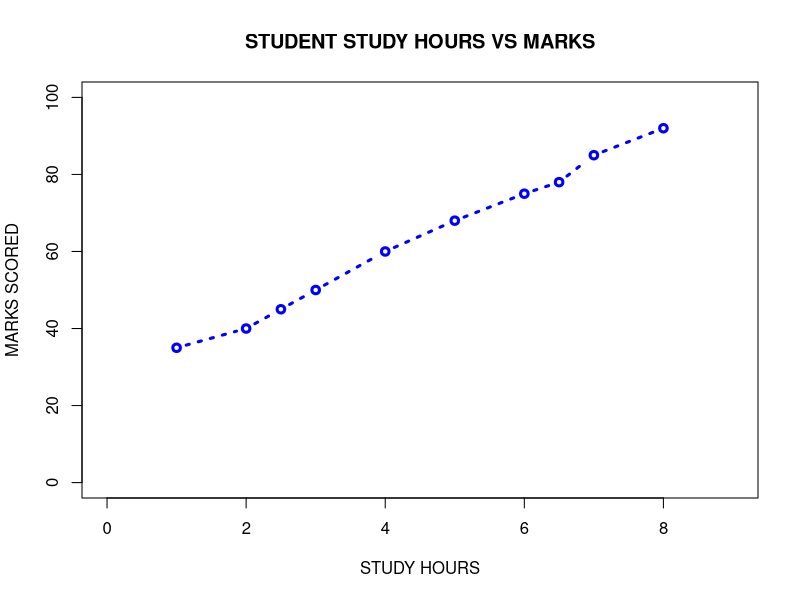

This chart was generated by the following R code: (Note: this script raises an error after producing the figure.)
study <- data.frame( 
  Student = paste("S",1:10,sep=" "),
  Study_Hours = c(1,2,2.5,3,4,5,6,6.5,7,8),
  Marks = c(35,40,45,50,60,68,75,78,85,92))
study
------------------------------------
plot(study$Study_Hours,study$Marks,
     main = " STUDENT STUDY HOURS VS MARKS ",
     xlab = "STUDY HOURS",
     ylab = "MARKS SCORED",
     type = "b",
     col="blue",
     cex = 1,
     pch = 1,
     lwd = 3,
     lty = 3,
     xlim = c(0,9),
     ylim = c(0,100))
-------------------------------------
plot(study$Study_Hours,study$Marks,
       main = "  MARKS PROGRESSION",
       xlab = "STUDY HOURS",
       ylab = "PROGRESSION",
       type = "l",
       col="black",
       cex = 1,
       pch = 1,
       lwd = 3,
       lty = 3,
       xlim = c(0,9),
       ylim = c(0,100))
-----------------------------------
bp <- barplot(study$Marks,
                names.arg = study$Student,
                main = "MARKS PROGRESSION",
                xlab = "STUDENT",
                ylab = "PROGRESSION",
                col = c("violet","black","blue","hotpink","red","green","yellow","brown","gold","purple3"),
                width = 2,
                space = 0.5,
                ylim = c(0,100)
  )
------------------------------------
avg <- (sum(study$Marks)/10)
avg

